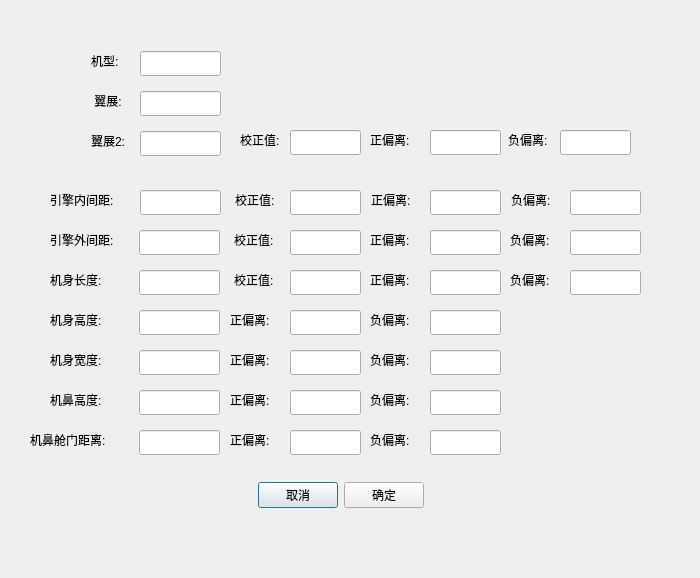
<?xml version="1.0" encoding="UTF-8"?>
<ui version="4.0">
 <class>add_model</class>
 <widget class="QDialog" name="add_model">
  <property name="geometry">
   <rect>
    <x>0</x>
    <y>0</y>
    <width>700</width>
    <height>578</height>
   </rect>
  </property>
  <property name="windowTitle">
   <string>添加机型界面</string>
  </property>
  <widget class="QWidget" name="layoutWidget">
   <property name="geometry">
    <rect>
     <x>190</x>
     <y>480</y>
     <width>301</width>
     <height>30</height>
    </rect>
   </property>
   <layout class="QHBoxLayout" name="horizontalLayout_7">
    <item>
     <spacer name="horizontalSpacer">
      <property name="orientation">
       <enum>Qt::Horizontal</enum>
      </property>
      <property name="sizeHint" stdset="0">
       <size>
        <width>40</width>
        <height>20</height>
       </size>
      </property>
     </spacer>
    </item>
    <item>
     <widget class="QPushButton" name="cancel_pushButton">
      <property name="text">
       <string>取消</string>
      </property>
     </widget>
    </item>
    <item>
     <widget class="QPushButton" name="ok_pushButton">
      <property name="text">
       <string>确定</string>
      </property>
     </widget>
    </item>
    <item>
     <spacer name="horizontalSpacer_2">
      <property name="orientation">
       <enum>Qt::Horizontal</enum>
      </property>
      <property name="sizeHint" stdset="0">
       <size>
        <width>40</width>
        <height>20</height>
       </size>
      </property>
     </spacer>
    </item>
   </layout>
  </widget>
  <widget class="QLabel" name="label_7">
   <property name="geometry">
    <rect>
     <x>50</x>
     <y>190</y>
     <width>81</width>
     <height>20</height>
    </rect>
   </property>
   <property name="text">
    <string>引擎内间距:</string>
   </property>
  </widget>
  <widget class="QLineEdit" name="lineEdit_7">
   <property name="geometry">
    <rect>
     <x>140</x>
     <y>190</y>
     <width>81</width>
     <height>25</height>
    </rect>
   </property>
  </widget>
  <widget class="QLabel" name="label_8">
   <property name="geometry">
    <rect>
     <x>235</x>
     <y>190</y>
     <width>49</width>
     <height>20</height>
    </rect>
   </property>
   <property name="text">
    <string>校正值:</string>
   </property>
  </widget>
  <widget class="QLineEdit" name="lineEdit_9">
   <property name="geometry">
    <rect>
     <x>430</x>
     <y>190</y>
     <width>71</width>
     <height>25</height>
    </rect>
   </property>
  </widget>
  <widget class="QLineEdit" name="lineEdit_8">
   <property name="geometry">
    <rect>
     <x>290</x>
     <y>190</y>
     <width>71</width>
     <height>25</height>
    </rect>
   </property>
  </widget>
  <widget class="QLabel" name="label_9">
   <property name="geometry">
    <rect>
     <x>371</x>
     <y>190</y>
     <width>49</width>
     <height>20</height>
    </rect>
   </property>
   <property name="text">
    <string>正偏离:</string>
   </property>
  </widget>
  <widget class="QLabel" name="label_10">
   <property name="geometry">
    <rect>
     <x>511</x>
     <y>190</y>
     <width>49</width>
     <height>20</height>
    </rect>
   </property>
   <property name="text">
    <string>负偏离:</string>
   </property>
  </widget>
  <widget class="QLineEdit" name="lineEdit_10">
   <property name="geometry">
    <rect>
     <x>570</x>
     <y>190</y>
     <width>71</width>
     <height>25</height>
    </rect>
   </property>
  </widget>
  <widget class="QLineEdit" name="lineEdit_11">
   <property name="geometry">
    <rect>
     <x>139</x>
     <y>230</y>
     <width>81</width>
     <height>25</height>
    </rect>
   </property>
  </widget>
  <widget class="QLineEdit" name="lineEdit_12">
   <property name="geometry">
    <rect>
     <x>290</x>
     <y>230</y>
     <width>71</width>
     <height>25</height>
    </rect>
   </property>
  </widget>
  <widget class="QLineEdit" name="lineEdit_13">
   <property name="geometry">
    <rect>
     <x>430</x>
     <y>230</y>
     <width>71</width>
     <height>25</height>
    </rect>
   </property>
  </widget>
  <widget class="QLabel" name="label_11">
   <property name="geometry">
    <rect>
     <x>370</x>
     <y>230</y>
     <width>49</width>
     <height>20</height>
    </rect>
   </property>
   <property name="text">
    <string>正偏离:</string>
   </property>
  </widget>
  <widget class="QLabel" name="label_12">
   <property name="geometry">
    <rect>
     <x>234</x>
     <y>230</y>
     <width>49</width>
     <height>20</height>
    </rect>
   </property>
   <property name="text">
    <string>校正值:</string>
   </property>
  </widget>
  <widget class="QLabel" name="label_13">
   <property name="geometry">
    <rect>
     <x>510</x>
     <y>230</y>
     <width>49</width>
     <height>20</height>
    </rect>
   </property>
   <property name="text">
    <string>负偏离:</string>
   </property>
  </widget>
  <widget class="QLineEdit" name="lineEdit_14">
   <property name="geometry">
    <rect>
     <x>570</x>
     <y>230</y>
     <width>71</width>
     <height>25</height>
    </rect>
   </property>
  </widget>
  <widget class="QLabel" name="label_14">
   <property name="geometry">
    <rect>
     <x>50</x>
     <y>230</y>
     <width>81</width>
     <height>20</height>
    </rect>
   </property>
   <property name="text">
    <string>引擎外间距:</string>
   </property>
  </widget>
  <widget class="QLineEdit" name="lineEdit_15">
   <property name="geometry">
    <rect>
     <x>139</x>
     <y>270</y>
     <width>81</width>
     <height>25</height>
    </rect>
   </property>
  </widget>
  <widget class="QLineEdit" name="lineEdit_16">
   <property name="geometry">
    <rect>
     <x>290</x>
     <y>270</y>
     <width>71</width>
     <height>25</height>
    </rect>
   </property>
  </widget>
  <widget class="QLineEdit" name="lineEdit_17">
   <property name="geometry">
    <rect>
     <x>430</x>
     <y>270</y>
     <width>71</width>
     <height>25</height>
    </rect>
   </property>
  </widget>
  <widget class="QLabel" name="label_15">
   <property name="geometry">
    <rect>
     <x>370</x>
     <y>270</y>
     <width>49</width>
     <height>20</height>
    </rect>
   </property>
   <property name="text">
    <string>正偏离:</string>
   </property>
  </widget>
  <widget class="QLabel" name="label_16">
   <property name="geometry">
    <rect>
     <x>234</x>
     <y>270</y>
     <width>49</width>
     <height>20</height>
    </rect>
   </property>
   <property name="text">
    <string>校正值:</string>
   </property>
  </widget>
  <widget class="QLabel" name="label_17">
   <property name="geometry">
    <rect>
     <x>510</x>
     <y>270</y>
     <width>49</width>
     <height>20</height>
    </rect>
   </property>
   <property name="text">
    <string>负偏离:</string>
   </property>
  </widget>
  <widget class="QLineEdit" name="lineEdit_18">
   <property name="geometry">
    <rect>
     <x>570</x>
     <y>270</y>
     <width>71</width>
     <height>25</height>
    </rect>
   </property>
  </widget>
  <widget class="QLabel" name="label_18">
   <property name="geometry">
    <rect>
     <x>50</x>
     <y>270</y>
     <width>81</width>
     <height>20</height>
    </rect>
   </property>
   <property name="text">
    <string>机身长度:</string>
   </property>
  </widget>
  <widget class="QLineEdit" name="lineEdit_19">
   <property name="geometry">
    <rect>
     <x>139</x>
     <y>310</y>
     <width>81</width>
     <height>25</height>
    </rect>
   </property>
  </widget>
  <widget class="QLineEdit" name="lineEdit_20">
   <property name="geometry">
    <rect>
     <x>290</x>
     <y>310</y>
     <width>71</width>
     <height>25</height>
    </rect>
   </property>
  </widget>
  <widget class="QLineEdit" name="lineEdit_21">
   <property name="geometry">
    <rect>
     <x>430</x>
     <y>310</y>
     <width>71</width>
     <height>25</height>
    </rect>
   </property>
  </widget>
  <widget class="QLabel" name="label_19">
   <property name="geometry">
    <rect>
     <x>230</x>
     <y>310</y>
     <width>49</width>
     <height>20</height>
    </rect>
   </property>
   <property name="text">
    <string>正偏离:</string>
   </property>
  </widget>
  <widget class="QLabel" name="label_21">
   <property name="geometry">
    <rect>
     <x>370</x>
     <y>310</y>
     <width>49</width>
     <height>20</height>
    </rect>
   </property>
   <property name="text">
    <string>负偏离:</string>
   </property>
  </widget>
  <widget class="QLabel" name="label_22">
   <property name="geometry">
    <rect>
     <x>50</x>
     <y>310</y>
     <width>81</width>
     <height>20</height>
    </rect>
   </property>
   <property name="text">
    <string>机身高度:</string>
   </property>
  </widget>
  <widget class="QLineEdit" name="lineEdit_22">
   <property name="geometry">
    <rect>
     <x>139</x>
     <y>350</y>
     <width>81</width>
     <height>25</height>
    </rect>
   </property>
  </widget>
  <widget class="QLineEdit" name="lineEdit_24">
   <property name="geometry">
    <rect>
     <x>430</x>
     <y>350</y>
     <width>71</width>
     <height>25</height>
    </rect>
   </property>
  </widget>
  <widget class="QLineEdit" name="lineEdit_23">
   <property name="geometry">
    <rect>
     <x>290</x>
     <y>350</y>
     <width>71</width>
     <height>25</height>
    </rect>
   </property>
  </widget>
  <widget class="QLabel" name="label_23">
   <property name="geometry">
    <rect>
     <x>230</x>
     <y>350</y>
     <width>49</width>
     <height>20</height>
    </rect>
   </property>
   <property name="text">
    <string>正偏离:</string>
   </property>
  </widget>
  <widget class="QLabel" name="label_25">
   <property name="geometry">
    <rect>
     <x>370</x>
     <y>350</y>
     <width>49</width>
     <height>20</height>
    </rect>
   </property>
   <property name="text">
    <string>负偏离:</string>
   </property>
  </widget>
  <widget class="QLabel" name="label_26">
   <property name="geometry">
    <rect>
     <x>50</x>
     <y>350</y>
     <width>81</width>
     <height>20</height>
    </rect>
   </property>
   <property name="text">
    <string>机身宽度:</string>
   </property>
  </widget>
  <widget class="QLineEdit" name="lineEdit_25">
   <property name="geometry">
    <rect>
     <x>139</x>
     <y>390</y>
     <width>81</width>
     <height>25</height>
    </rect>
   </property>
  </widget>
  <widget class="QLineEdit" name="lineEdit_27">
   <property name="geometry">
    <rect>
     <x>430</x>
     <y>390</y>
     <width>71</width>
     <height>25</height>
    </rect>
   </property>
  </widget>
  <widget class="QLineEdit" name="lineEdit_26">
   <property name="geometry">
    <rect>
     <x>290</x>
     <y>390</y>
     <width>71</width>
     <height>25</height>
    </rect>
   </property>
  </widget>
  <widget class="QLabel" name="label_27">
   <property name="geometry">
    <rect>
     <x>230</x>
     <y>390</y>
     <width>49</width>
     <height>20</height>
    </rect>
   </property>
   <property name="text">
    <string>正偏离:</string>
   </property>
  </widget>
  <widget class="QLabel" name="label_29">
   <property name="geometry">
    <rect>
     <x>370</x>
     <y>390</y>
     <width>49</width>
     <height>20</height>
    </rect>
   </property>
   <property name="text">
    <string>负偏离:</string>
   </property>
  </widget>
  <widget class="QLabel" name="label_30">
   <property name="geometry">
    <rect>
     <x>50</x>
     <y>390</y>
     <width>81</width>
     <height>20</height>
    </rect>
   </property>
   <property name="text">
    <string>机鼻高度:</string>
   </property>
  </widget>
  <widget class="QLineEdit" name="lineEdit_28">
   <property name="geometry">
    <rect>
     <x>139</x>
     <y>430</y>
     <width>81</width>
     <height>25</height>
    </rect>
   </property>
  </widget>
  <widget class="QLineEdit" name="lineEdit_30">
   <property name="geometry">
    <rect>
     <x>430</x>
     <y>430</y>
     <width>71</width>
     <height>25</height>
    </rect>
   </property>
  </widget>
  <widget class="QLineEdit" name="lineEdit_29">
   <property name="geometry">
    <rect>
     <x>290</x>
     <y>430</y>
     <width>71</width>
     <height>25</height>
    </rect>
   </property>
  </widget>
  <widget class="QLabel" name="label_31">
   <property name="geometry">
    <rect>
     <x>230</x>
     <y>430</y>
     <width>49</width>
     <height>20</height>
    </rect>
   </property>
   <property name="text">
    <string>正偏离:</string>
   </property>
  </widget>
  <widget class="QLabel" name="label_33">
   <property name="geometry">
    <rect>
     <x>370</x>
     <y>430</y>
     <width>49</width>
     <height>20</height>
    </rect>
   </property>
   <property name="text">
    <string>负偏离:</string>
   </property>
  </widget>
  <widget class="QLabel" name="label_34">
   <property name="geometry">
    <rect>
     <x>30</x>
     <y>430</y>
     <width>101</width>
     <height>20</height>
    </rect>
   </property>
   <property name="text">
    <string>机鼻舱门距离:</string>
   </property>
  </widget>
  <widget class="QLineEdit" name="lineEdit_2">
   <property name="geometry">
    <rect>
     <x>140</x>
     <y>91</y>
     <width>81</width>
     <height>25</height>
    </rect>
   </property>
  </widget>
  <widget class="QLabel" name="label_2">
   <property name="geometry">
    <rect>
     <x>91</x>
     <y>91</y>
     <width>41</width>
     <height>20</height>
    </rect>
   </property>
   <property name="text">
    <string> 翼展:</string>
   </property>
  </widget>
  <widget class="QLabel" name="label">
   <property name="geometry">
    <rect>
     <x>91</x>
     <y>51</y>
     <width>34</width>
     <height>20</height>
    </rect>
   </property>
   <property name="text">
    <string>机型:</string>
   </property>
  </widget>
  <widget class="QLineEdit" name="lineEdit">
   <property name="geometry">
    <rect>
     <x>140</x>
     <y>51</y>
     <width>81</width>
     <height>25</height>
    </rect>
   </property>
  </widget>
  <widget class="QLabel" name="label_3">
   <property name="geometry">
    <rect>
     <x>91</x>
     <y>131</y>
     <width>43</width>
     <height>20</height>
    </rect>
   </property>
   <property name="text">
    <string>翼展2:</string>
   </property>
  </widget>
  <widget class="QLineEdit" name="lineEdit_3">
   <property name="geometry">
    <rect>
     <x>140</x>
     <y>131</y>
     <width>81</width>
     <height>25</height>
    </rect>
   </property>
  </widget>
  <widget class="QLabel" name="label_4">
   <property name="geometry">
    <rect>
     <x>240</x>
     <y>130</y>
     <width>49</width>
     <height>20</height>
    </rect>
   </property>
   <property name="text">
    <string>校正值:</string>
   </property>
  </widget>
  <widget class="QLineEdit" name="lineEdit_4">
   <property name="geometry">
    <rect>
     <x>290</x>
     <y>130</y>
     <width>71</width>
     <height>25</height>
    </rect>
   </property>
  </widget>
  <widget class="QLineEdit" name="lineEdit_5">
   <property name="geometry">
    <rect>
     <x>430</x>
     <y>130</y>
     <width>71</width>
     <height>25</height>
    </rect>
   </property>
  </widget>
  <widget class="QLabel" name="label_5">
   <property name="geometry">
    <rect>
     <x>370</x>
     <y>130</y>
     <width>49</width>
     <height>20</height>
    </rect>
   </property>
   <property name="text">
    <string>正偏离:</string>
   </property>
  </widget>
  <widget class="QLabel" name="label_6">
   <property name="geometry">
    <rect>
     <x>508</x>
     <y>130</y>
     <width>51</width>
     <height>20</height>
    </rect>
   </property>
   <property name="text">
    <string>负偏离:</string>
   </property>
  </widget>
  <widget class="QLineEdit" name="lineEdit_6">
   <property name="geometry">
    <rect>
     <x>560</x>
     <y>130</y>
     <width>71</width>
     <height>25</height>
    </rect>
   </property>
  </widget>
 </widget>
 <resources/>
 <connections/>
</ui>
